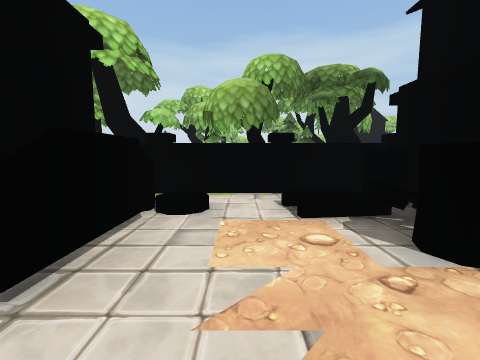
[1] (above)

12 first-person views from a walk through a 3-D level made in the Unity game engine. The camera is 1.5 m above the floor, tilts 6° down and sees 90° across. The floor is counted in squares, 2 m on a side. Each view is taken from the middle of a square. On the plan, view 1 faces up. The plan holds only what a view shows up to about 9 squares ahead; the rest is blank. The place goes on beyond the plan. The player is left out.

[2]
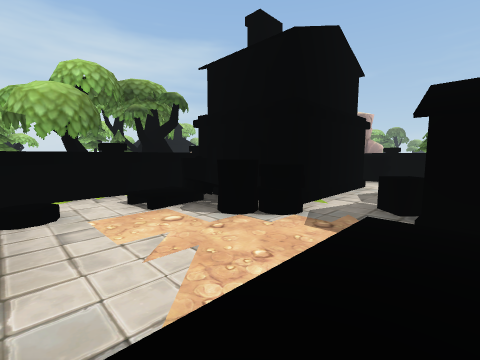

[3]
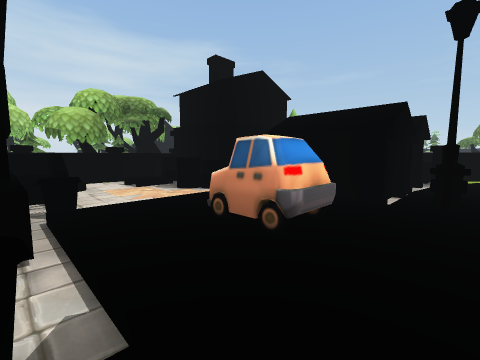

[4]
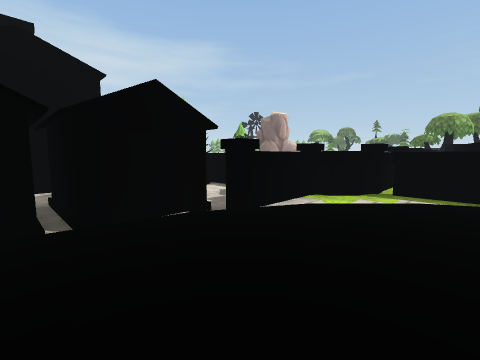

[5]
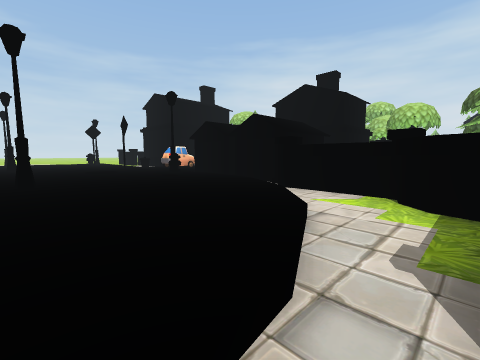

[6]
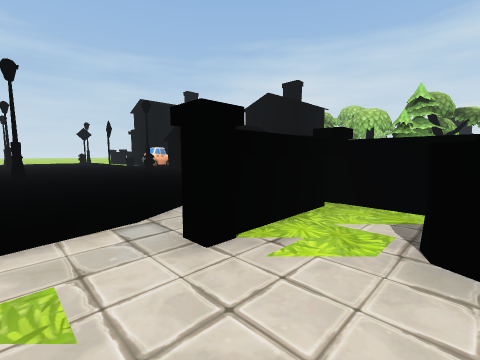

[7]
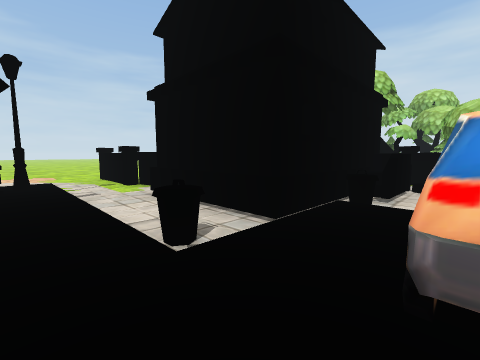

[8]
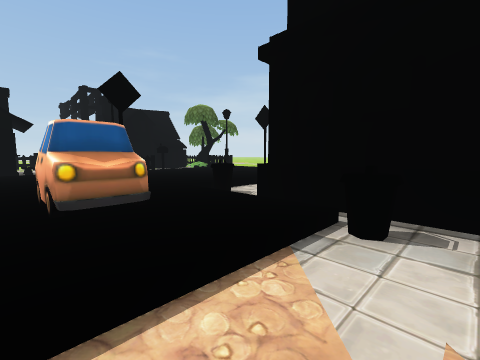

[9]
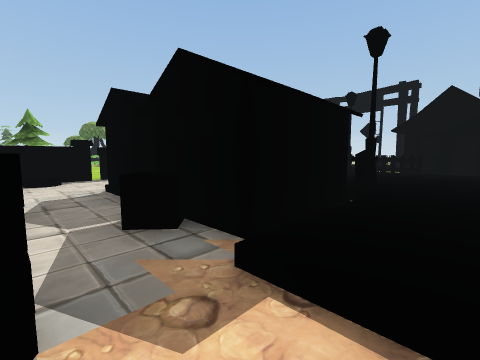

[10]
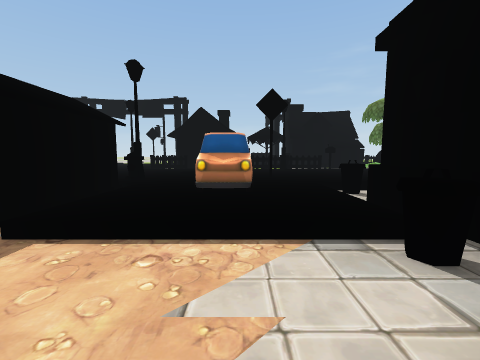

[11]
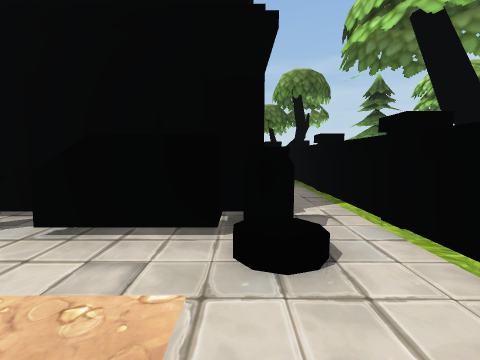

[12]
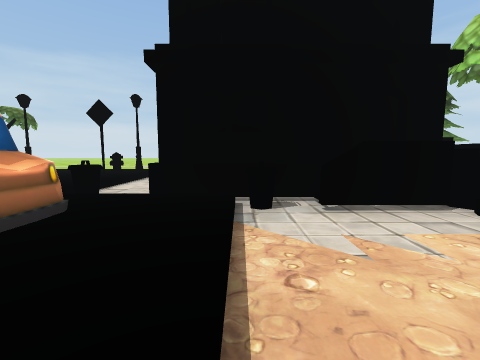

### Floor plan
Key: @ floor where view 1 was taken; # wall or solid block; x gap in a wall; . main floor; - floor 0.25 m lower than the main floor; / step, stairs or slope; T tree; H house; B barrel; G garage; S streetlight; Y hydrant; O other object.
Columns run from 6 left of view 1 to 12 right of it. Each row starts with its distance up from view 1.
 10      T
  9      T   TT
  8    T     T
  7    T
  6
  5 T#   #####
  4     ---/B#
  3     #O-//#
  2     #H-BO#    #
  1     #H--O####-##T
  0     #/@// #----#TT
 -1 -H  #.   GG G--x-
 -2 ----- O   GGG-
 -3 ////# O //G/G###
 -4 Y/...#.SY..../-####
 -5  ............./-#--
 -6   ............ /#-O
 -7    ..........  .---
 -8     S.....S..  .---

Positions as (right, up) in squares from view 1, and headings:
1: (0, 0), facing up
2: (-1, -1), facing up-right
3: (-2, -4), facing up-right
4: (4, -6), facing up-right
5: (10, -8), facing up-left
6: (12, -8), facing up-left
7: (0, -4), facing up-left
8: (1, 1), facing down-left
9: (1, 1), facing down-right
10: (0, 2), facing down
11: (1, 3), facing left
12: (2, 0), facing left
